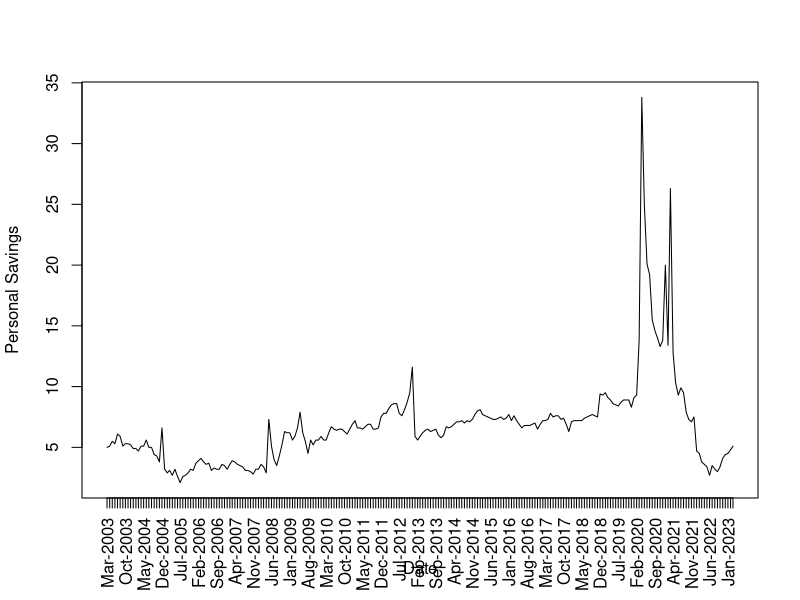
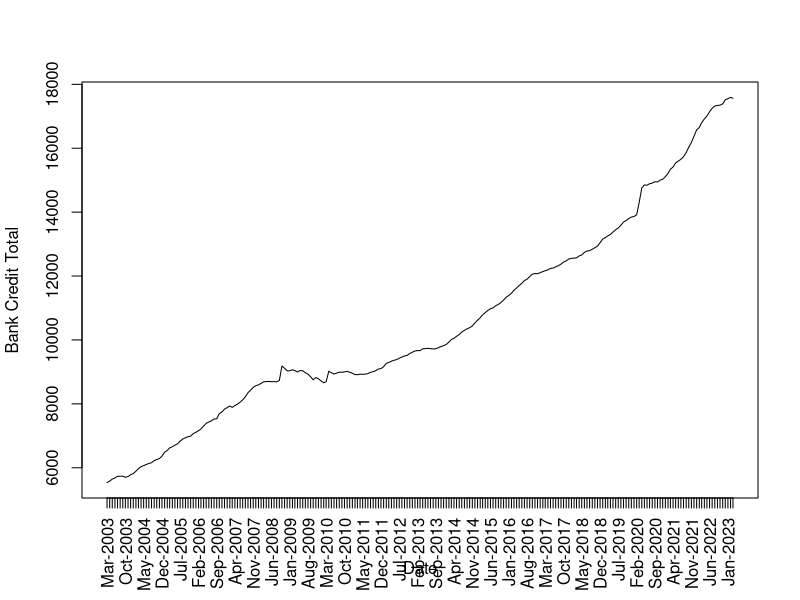
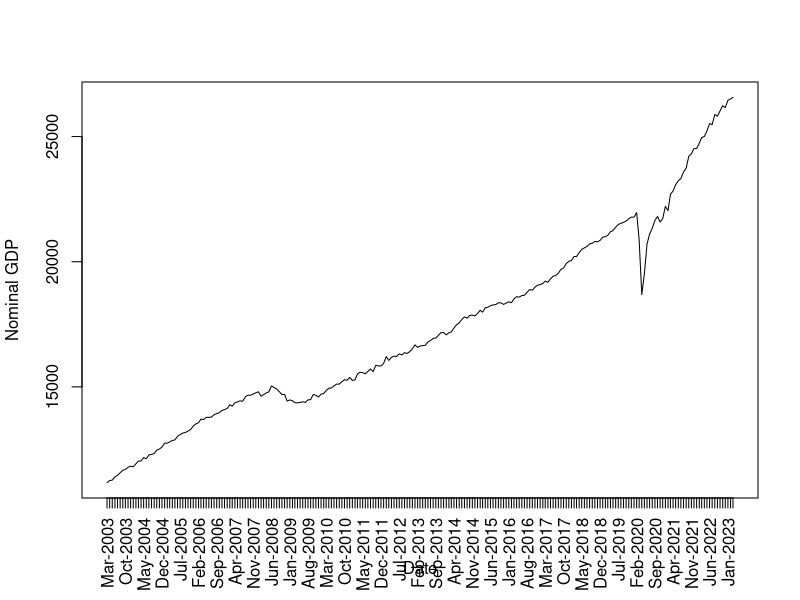
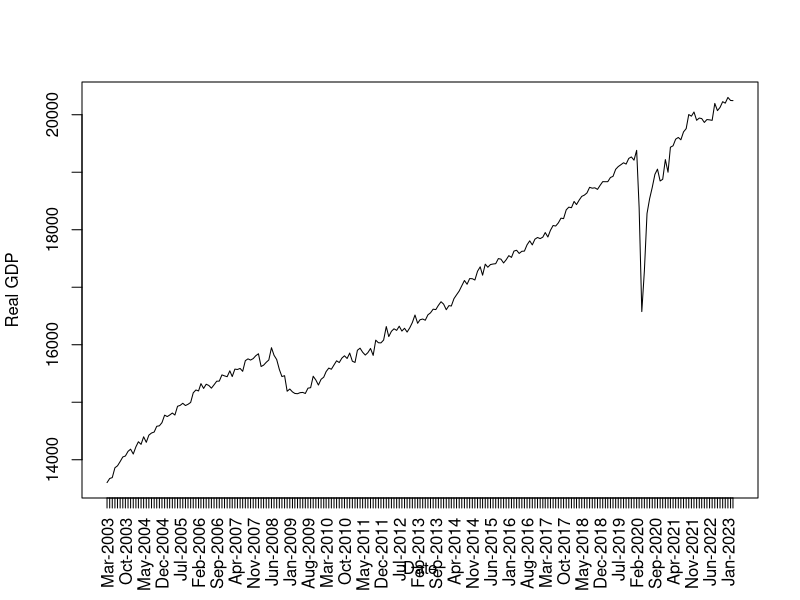
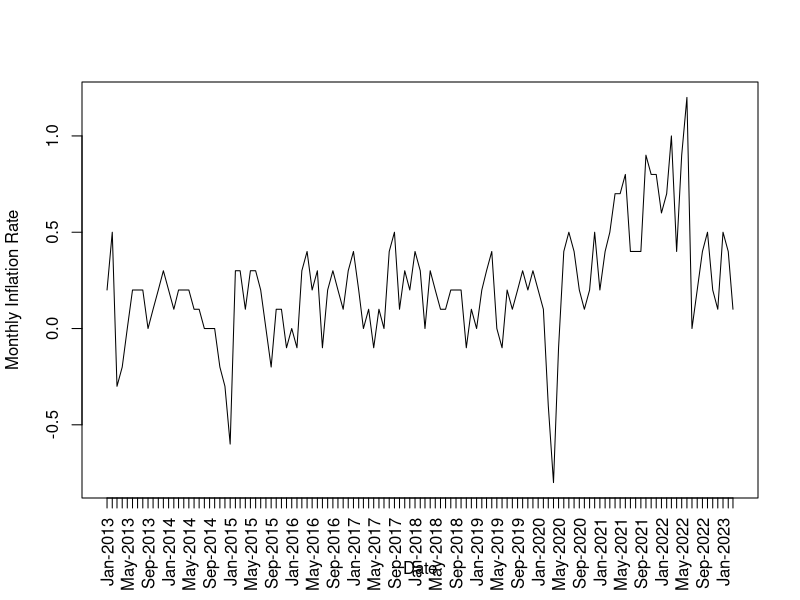
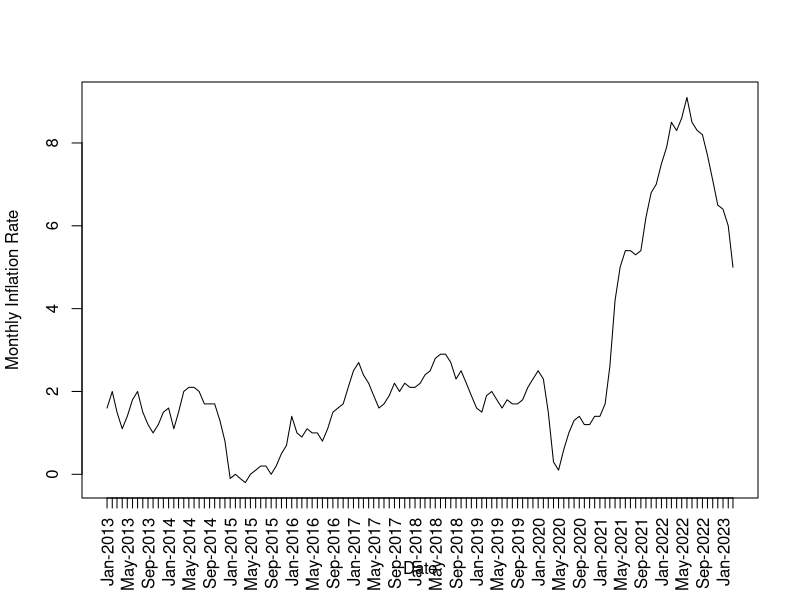
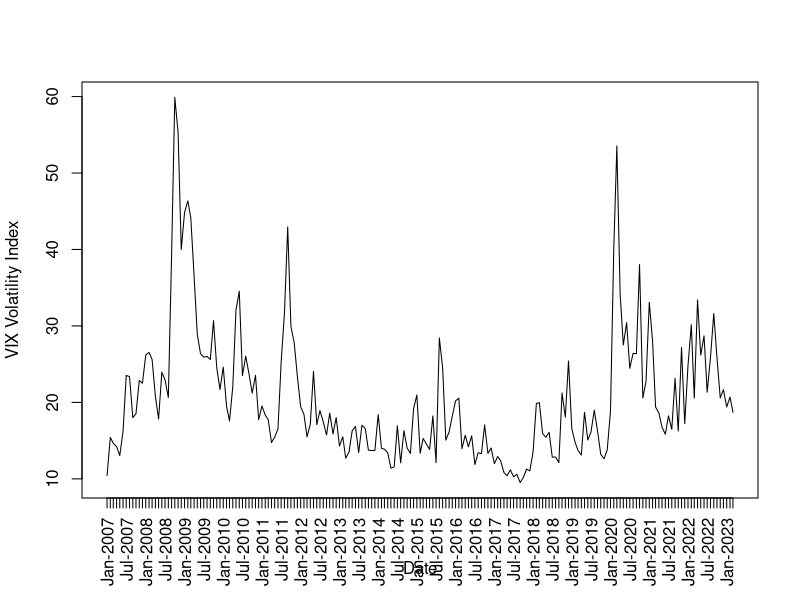
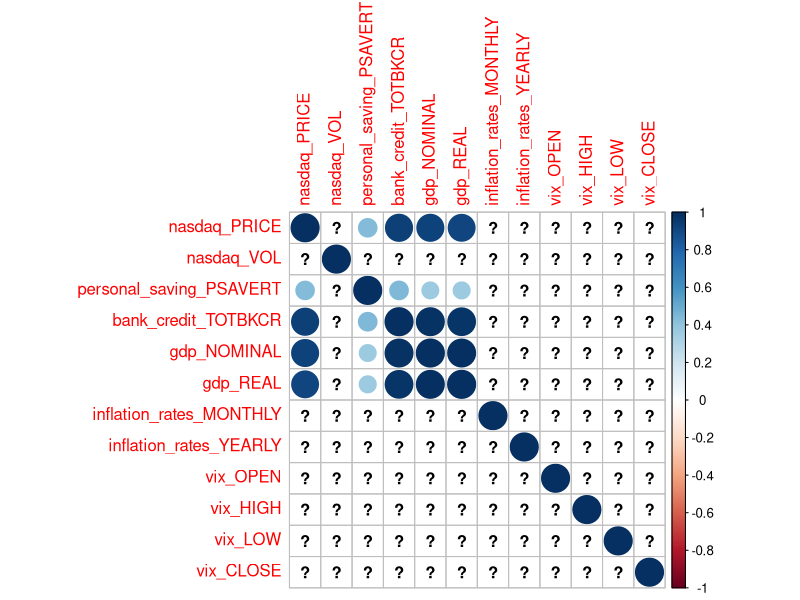

These charts were generated, in order, by the following R code: (Note: this script raises an error after producing the figures.)
install.packages("readxl")
library(readxl)
install.packages("lubridate")
library(lubridate)

# Possible correlations:
# NOMINAL GDP to Inflation 

setwd("~/Desktop/BUSINESS_DATA")
# list all dataframes for simplicity, needed later
data_frames <- list("nasdaq", "personal_saving", "bank_credit", "gdp", "inflation_rates", "vix")

####### IMPORT Y DATASET #########
nasdaq <- read.csv("NASDAQ.csv")
nasdaq <- subset(nasdaq, select = c(Date, Price, Vol.))
colnames(nasdaq) <- c("DATE", "PRICE", "VOL")
nasdaq$DATE <- as.Date(nasdaq$DATE, format = "%m/%d/%Y")
nasdaq$PRICE <- as.numeric(gsub(",", "", nasdaq$PRICE))

# Function to parse 1.04B or 900.3M (volume) to value in Billions
convert_numeric <- function(value) {
  suffix <- substr(value, nchar(value), nchar(value))
  number <- as.numeric(substr(value, 1, nchar(value) - 1))
  
  if (suffix == "B") {
    converted_value <- number  
  } else if (suffix == "M") {
    converted_value <- number * 0.001
  } else {
    converted_value <- NA  # Invalid suffix
  }
  
  return(converted_value)
}

nasdaq$VOL <- sapply(nasdaq$VOL, convert_numeric)

####### IMPORT PREDICTORS DATASET AND PREPARE #######

personal_saving <- read.csv("Personal Saving Rate.csv")

bank_credit <- read.csv("Bank Credit All Commercial Banks.csv")

# SOURCE https://news.ihsmarkit.com/
gdp <- read_excel("US-Monthly-GDP-History-Data.xlsx", sheet = "Data")
colnames(gdp) <- c("DATE", "NOMINAL", "REAL")

# SOURCE: https://www.usinflationcalculator.com/inflation/current-inflation-rates/
inflation_rates <- read.csv("inflation_rates.csv")
# monthly is seasonally adjusted
# yearly is NOT seasonally adjusted
colnames(inflation_rates) <- c("DATE", "MONTHLY", "YEARLY")

# SOURCE https://finance.yahoo.com/quote/%5EVIX/history?period1=1454284800&period2=1685577600&interval=1mo&filter=history&frequency=1mo&includeAdjustedClose=true
vix <- read.csv("VIX.csv")
vix <- vix[, -7]
vix <- vix[, -6]
colnames(vix) <- c("DATE", "OPEN", "HIGH", "LOW", "CLOSE")
vix$DATE = as.Date(vix$DATE)
vix

personal_saving$DATE <- as.Date(personal_saving$DATE)
bank_credit$DATE <- as.Date(bank_credit$DATE)
gdp$DATE <- as.Date(paste0(gdp$DATE, "-01"), format = "%Y - %b-%d")
inflation_rates$DATE <- as.Date(paste0("01 ", inflation_rates$DATE), format = "%d %B %Y")

# View the data
head(personal_saving)
head(bank_credit)
head(gdp)
head(inflation_rates)
head(vix)

# PICK LAST 5 YEARS

# Lets choose the smallest of the max as our max to avoid empty data
print(max(personal_saving$DATE))
print(max(bank_credit$DATE))
print(max(gdp$DATE))
print(max(inflation_rates$DATE))
print(max(vix$DATE))



data_frames_temp <- lapply(data_frames, function(df) {
  df = get(df)
  df$DATE <- as.Date(df$DATE)
  return(df)
})

calculate_end_date <- function(data_frames) {
  maxes <- sapply(data_frames, function(df) max(df$DATE))
  print(maxes)
  end_date <- min(maxes)
  print(end_date)
  return(end_date)
}

end_date <- calculate_end_date(data_frames_temp)
end_date <- as.Date(end_date, origin = "1970-01-01")


years_ago <- 20
start_date <- as.Date(end_date - years(years_ago))



subset_by_date <- function(data, start_date, end_date) {
  subset_data <- data[data$DATE >= start_date & data$DATE <= end_date, ]
  return(subset_data)
}

nasdaq <- subset_by_date(nasdaq, start_date, end_date)

personal_saving <- subset_by_date(personal_saving, start_date, end_date)
bank_credit <- subset_by_date(bank_credit, start_date, end_date)
gdp <- subset_by_date(gdp, start_date, end_date)
inflation_rates <- subset_by_date(inflation_rates, start_date, end_date)
vix <- subset_by_date(vix, start_date, end_date)


######## TREAT MORE ROWS FOR THE SAME MONTH ########
# in this example we take the first entry of the month and count it as it was on the first day of the month
#library(dplyr)

extract_monthly_average <- function(data, date_column, value_column) {
  # Convert the date column to Date type
  data[[date_column]] <- as.Date(data[[date_column]])
  
  # Create a new column with the first day of the month
  data$MONTH_START <- as.Date(format(data[[date_column]], "%Y-%m-01"))
  
  # Find unique MONTH_START values
  unique_dates <- unique(data$MONTH_START)
  
  # Initialize an empty data frame to store results
  average_per_month <- data.frame()
  
  # Iterate over unique dates
  for (date in unique_dates) {
    # Subset the data for the current date
    subset_data <- data[data$MONTH_START == date, ]
    
    # Compute average for the value column
    average_value <- mean(subset_data[[value_column]], na.rm = TRUE)
    
    # Add other columns to the current row
    current_row <- subset_data[1, ]
    current_row[[value_column]] <- average_value
    current_row[["DATE"]] <- date
    
    # Add current row to the results data frame
    average_per_month <- rbind(average_per_month, current_row)
  }
  
  # Reorder the columns to make "DATE" the first column
  average_per_month <- average_per_month[, c("DATE", setdiff(names(average_per_month), "DATE"))]
  average_per_month$DATE <- average_per_month$MONTH_START
  average_per_month$MONTH_START <- NULL
  return(average_per_month)
}





##### FIX DATASETS WHERE WE HAVE MORE ENTRIES PER MONTH #####
bank_credit <- extract_monthly_average(bank_credit, "DATE", "TOTBKCR")

nasdaq <- extract_monthly_average(nasdaq, "DATE", "PRICE")




######## EDA ##########
customized_plot <- function(data, y_col, ylab) {
  x_col <- "DATE"
  xlab <- "Date"
  plot(data[[x_col]], data[[y_col]], type = "l", xlab = xlab, ylab = ylab, xaxt = "n")
  axis(1, at = data[[x_col]], labels = format(data[[x_col]], "%b-%Y"), las = 2)
}


# Plotting personal savings
customized_plot(personal_saving, "PSAVERT", "Personal Savings")

# Plotting bank credit
customized_plot(bank_credit, "TOTBKCR", "Bank Credit Total")

# Plotting nominal gdp
customized_plot(gdp, "NOMINAL", "Nominal GDP")

# Plotting real gdp
customized_plot(gdp, "REAL", "Real GDP")

# Plotting monthly inflation
customized_plot(inflation_rates, "MONTHLY", "Monthly Inflation Rate")

# Plotting yearly inflation
customized_plot(inflation_rates, "YEARLY", "Monthly Inflation Rate")

#VIX
customized_plot(vix, "CLOSE", "VIX Volatility Index")


###### BUILD DATAFRAME #######


# Initialize the merged_data variable with the first data frame
merged_data <- get(data_frames[[1]])
colnames(merged_data)[-1] <- paste(data_frames[[1]], colnames(merged_data)[-1], sep = "_")

# Loop through the remaining data frames and merge them with the merged_data
for (i in 2:length(data_frames)) {
  current_df <- get(data_frames[[i]])
  colnames(current_df)[-1] <- paste(data_frames[[i]], colnames(current_df)[-1], sep = "_")
  merged_data <- merge(merged_data, current_df, by = "DATE", all = TRUE)
}

# Print the merged data frame
print(merged_data)

df <- merged_data


######## CORRELATION ########
# Load the corrplot package
library(corrplot)

# Calculate the correlation matrix
cor_matrix <- cor(subset(df, select = -c(DATE)))

# Plot the correlation matrix
corrplot(cor_matrix, method = "circle")

##### COLLINEARITY ######
# We iteratively remove the variable with highest VIF until we are satisfied

library(car)

calculate_plot_vif <- function(data, response_variable) {
  # Fit a linear regression model
  model <- lm(paste(response_variable, "~ ."), data = data)
  
  # Calculate VIF values
  vif_values <- vif(model)
  
  # Plot VIF values
  barplot(vif_values, main = "Variance Inflation Factors", 
          ylab = "VIF Value", xlab = "Variable",
          names.arg = names(vif_values), las = 2, col = "steelblue")
  
  # Add a horizontal line at VIF = 10
  abline(h = 10, col = "red", lwd = 2, lty = 2)
}

response_var <- "nasdaq_PRICE"
calculate_plot_vif(subset(df, select = -c(DATE)), response_var)

## TODO: remove the high VIF variables

library(forecast)


########### LM TREND+SEASON ###########
# We convert the NASDAQ index to a timeseries data

df$DATE <- as.Date(df$DATE)
# Sort dataframe by date
df <- df[order(df$DATE),]

# Create the time series object
nasdaq_ts <- ts(df$nasdaq_PRICE, start=c(year(min(df$DATE)), month(min(df$DATE))), frequency=12)

plot(nasdaq_ts, main="NASDAQ Price over Time", ylab="Price", xlab="Time")

# Decompose the time series into its trend, seasonal, and random components
nasdaq_ts_decomposed <- stl(nasdaq_ts, s.window="periodic")
# Four panels: 
# 1 the original series
# 2 the estimated trend component
# 3 the estimated seasonal component
# 4 the estimated irregular component
plot(nasdaq_ts_decomposed)
# Seems like there is seasonality,
# since there is a repeating pattern with constant amplitude and frequency

# Fit the Time Series Linear Model
model <- tslm(nasdaq_ts ~ trend + season)
summary(model)

# Plot LM predictions
fit<- fitted(model)
plot(nasdaq_ts, main="NASDAQ Price over Time", ylab="Price", xlab="Time")
lines(fitted(model), col=2)

# Plot forecast
forecast_lm <- forecast(model)
plot(forecast_lm)
lines(fitted(model), col=2)

# Analysis of residuals
res<- residuals(model) 
plot(res) 
Acf(res)
# The plot seems to indicate a strong positive autocorrelation

# The Durbin-Watson test statistic ranges from 0 to 4. 
# A value of 2 means there is no autocorrelation in the sample, values < 2 suggest positive autocorrelation, and values > 2 suggest negative autocorrelation.
dwtest(model, alt="two.sided")

########### ARIMA #############
Acf(nasdaq_ts)
# Gradual decrease in ACF indicates that the series is stationary and thus needs differencing
Pacf(nasdaq_ts)

# AR(p) = 1 since in PACF the cut off is at 1
# Every price is heavily dependent on the one next to it, lag = 1

# MA(q) unknown since all lags overflow the confidence interval.
# We thus need to do differencing i.e. remove from each entry, the previous entry

diff_nasdaq <- diff(nasdaq_ts)
plot(diff_nasdaq)

Acf(diff_nasdaq)
Pacf(diff_nasdaq)
# AR(p) = 1
# I(d) = 1
# MA(q) = 1

arima_model <- Arima(nasdaq_ts, order=c(1,1,1))
summary(arima_model)

fit_arima <- fitted(arima_model)

plot(nasdaq_ts)
lines(fit_arima, col=2)

forecast_arima <- forecast(arima_model)
plot(forecast_arima)

residuals_arima <- residuals(arima_model)
tsdisplay(residuals_arima) 


# Auto ARIMA

# no seasonality
arima_auto <- auto.arima(nasdaq_ts, seasonal = FALSE)
summary(fit)

# Seasonality seems to be 12

fit_auto_arima <- fitted(fit)

plot(nasdaq_ts)
lines(fit_auto_arima, col=2)

forecast_arima_auto <- forecast(arima_auto)
plot(forecast_arima_auto)


# with seasonality
arima_auto <- auto.arima(nasdaq_ts, seasonal = TRUE)
summary(fit)

fit_auto_arima <- fitted(fit)

plot(nasdaq_ts)
lines(fit_auto_arima, col=2)

forecast_arima_auto <- forecast(arima_auto)
plot(forecast_arima_auto)



########### ARIMAX #############


########### GAM #############
